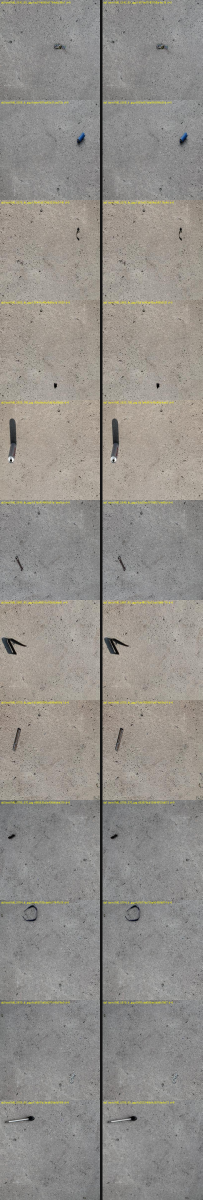
#> input picture eda_results/ds1_vs_ds2/examples_ds2_test_vs_ds1_train.png, 810 x 4800 px (shown at 1/4 size)
$ python -i cross_dataset_duplicates.py   (imports and definitions only)
#> lines starting #> are read from the running program, lines starting #| are printed output that depends on the picture
"""
cross_dataset_duplicates.py
Compares ds1 TRAIN against ds2 TRAIN / VALID / TEST with a perceptual hash (same 256-bit dHash
as eda_fod.py). Reports how many images overlap, saves the pairs, example montages, and a list
of ds1 train files to drop before merging.

Run:  python cross_dataset_duplicates.py
"""
# ============================ CONFIG ============================
DS1_ROOT = r"Runway FOD Detector.v1i.yolov11"
DS2_ROOT = r"FOD Runway Dataset.v2i.yolov11"
OUT_DIR = r"eda_results\ds1_vs_ds2"
NEAR_DUP_HAMMING = 10          # out of 256 bits (same as eda_fod.py)
N_EXAMPLES = 12                # montage examples per ds2 split
CELL = 400
# ================================================================

import gc
from pathlib import Path
import numpy as np
import pandas as pd
from PIL import Image, ImageDraw

IMG_EXTS = {".jpg", ".jpeg", ".png", ".bmp", ".webp"}
RESAMPLE = getattr(Image, "Resampling", Image).LANCZOS
POPCOUNT = np.array([bin(i).count("1") for i in range(256)], dtype=np.uint8)


# [6 lines left out: function list_images, not called in this run]


def dhash256(path):
    with Image.open(path) as im0:
#> im0 is the input picture: PIL image 810x4800 RGB; mean R, G, B 146.4, 143, 138.2
        im0.draft("RGB", (512, 512))
        im1 = im0.convert("RGB")
    im1.thumbnail((256, 256))
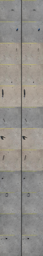
#> im1: PIL image 43x256 RGB; mean R, G, B 146.4, 143, 138.2
    g = np.asarray(im1.convert("L").resize((17, 16), RESAMPLE), dtype=np.int16)
    return np.packbits((g[:, 1:] > g[:, :-1]).flatten())


# [128 lines left out: functions hash_folder, min_hamming, montage, main, not called in this run]


# [2 lines not run here, left out]

>>> result = dhash256('eda_results/ds1_vs_ds2/examples_ds2_test_vs_ds1_train.png')
#> result = 32 values, max 249 at index 27, min 12 at index 0, mean 166.8
